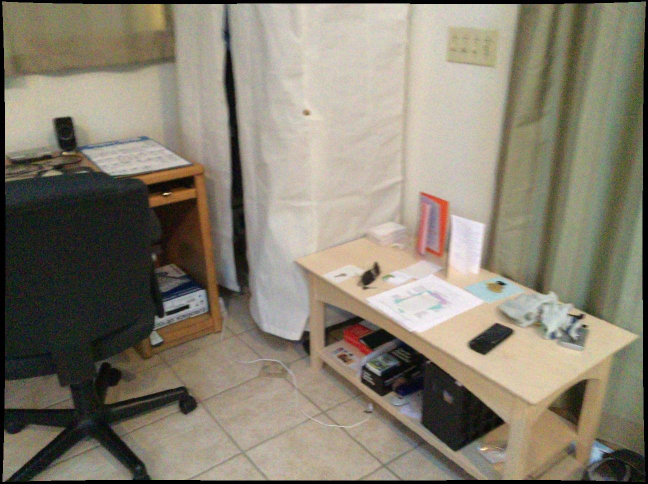
#> input picture pointCloud/0.jpg, 1296 x 968 px, found by its file name (shown at 1/2 size); its folder holds 6 pictures in this run
$ python generate_pointcloud.py
#> lines starting #> are read from the running program, lines starting #| are printed output that depends on the picture
import os
import cv2
import numpy as np

# [44 lines left out: function write_ply, not called in this run]


if __name__ == '__main__':
    rgb = cv2.resize(cv2.imread("/home/xiweijie/github/tricks/pointCloud/0.jpg"), (640, 480))
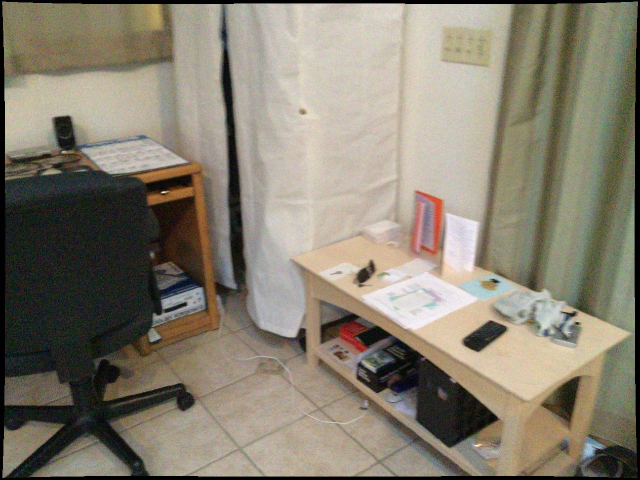
#> rgb: shape (480, 640, 3); mean B, G, R 112.7, 127.9, 134.9
#> (the run stopped early here; a loop or call above may not have finished)
